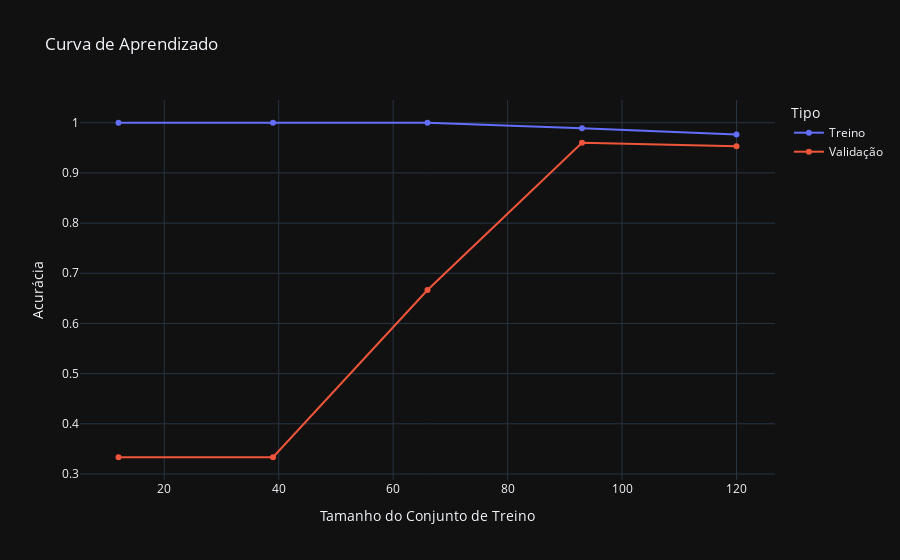

Notebook cell for this chart:
### Code cell
px.line(df_curva_aprendizado, x="Tamanho do Conjunto de Treino", y="Acurácia", color="Tipo",
              title="Curva de Aprendizado", markers=True, template="plotly_dark")

### Figure 1 — Plotly figure (JSON) as saved in the notebook; plotly's stock layout.template omitted (floating-point values rounded to 4 significant figures)
{"data": [{"hovertemplate": "Tipo=Treino<br>Tamanho do Conjunto de Treino=%{x}<br>Acurácia=%{y}<extra></extra>", "legendgroup": "Treino", "line": {"color": "#636efa", "dash": "solid"}, "marker": {"symbol": "circle"}, "mode": "lines+markers", "name": "Treino", "orientation": "v", "showlegend": true, "type": "scatter", "x": [12, 39, 66, 93, 120], "xaxis": "x", "y": [1, 1, 1, 0.9892, 0.9767], "yaxis": "y"}, {"hovertemplate": "Tipo=Validação<br>Tamanho do Conjunto de Treino=%{x}<br>Acurácia=%{y}<extra></extra>", "legendgroup": "Validação", "line": {"color": "#EF553B", "dash": "solid"}, "marker": {"symbol": "circle"}, "mode": "lines+markers", "name": "Validação", "orientation": "v", "showlegend": true, "type": "scatter", "x": [12, 39, 66, 93, 120], "xaxis": "x", "y": [0.3333, 0.3333, 0.6667, 0.96, 0.9533], "yaxis": "y"}], "layout": {"legend": {"title": {"text": "Tipo"}, "tracegroupgap": 0}, "title": {"text": "Curva de Aprendizado"}, "xaxis": {"anchor": "y", "domain": [0, 1], "title": {"text": "Tamanho do Conjunto de Treino"}}, "yaxis": {"anchor": "x", "domain": [0, 1], "title": {"text": "Acurácia"}}}}
